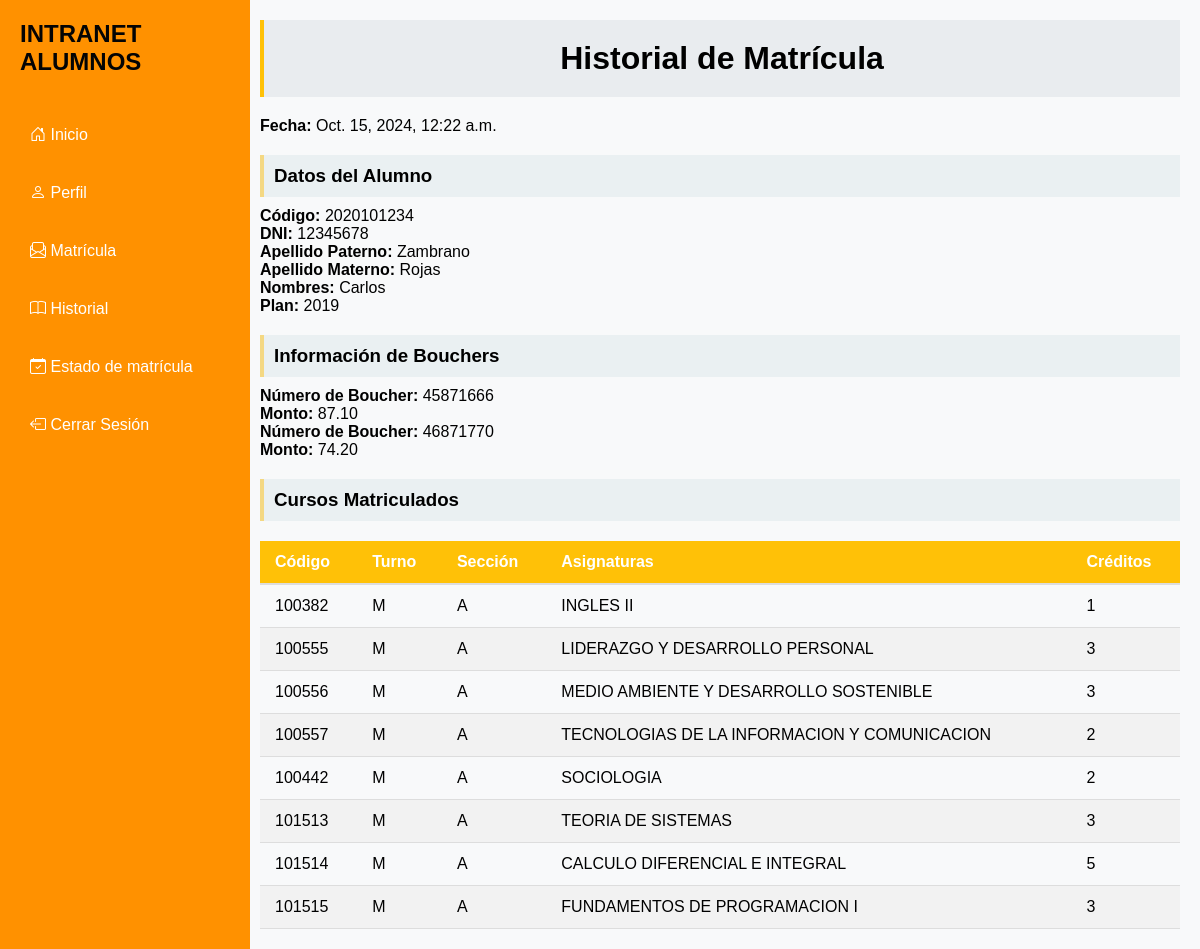
Screenshot of /historial/ (signed in) with the database file from the repository.
### App/models.py (models this page shows, shortened)
class Matricula(models.Model):
    id_matricula = models.AutoField(primary_key=True)
    alumno = models.ForeignKey(Alumno, on_delete=models.CASCADE)
    cursos = models.ManyToManyField(Curso)
    boucher = models.ManyToManyField(Boucher)
    plan = models.ForeignKey(Plan, on_delete=models.CASCADE)
    fecha_matricula = models.DateTimeField(default=timezone.now)
    estado = models.CharField(max_length=20, default='pendiente')
    mensaje_rechazo = models.TextField(blank=True, null=True)
    mensaje_aprobacion = models.TextField(blank=True, null=True)

class Alumno(models.Model):
    id_alumno = models.AutoField(primary_key=True)
    codigo = models.CharField(max_length=10, default=1)
    plan = models.ForeignKey(Plan, on_delete=models.CASCADE)
    nombres = models.CharField(max_length=100)
    apellido_paterno = models.CharField(max_length=100)
    apellido_materno = models.CharField(max_length=100)
    dni = models.CharField(max_length=8)
    correo = models.EmailField(max_length=100)
    celular = models.CharField(max_length=9)
    escuela = models.ForeignKey(Escuela, on_delete=models.CASCADE)
    anio = models.IntegerField(default=1)

class Plan (models.Model):
    id_plan = models.AutoField(primary_key=True)
    nombre_plan = models.CharField(max_length=100)
    def __str__(self):
        return self.nombre_plan

class Boucher(models.Model):
    id_boucher = models.AutoField(primary_key=True)
    alumno = models.ForeignKey(Alumno, on_delete=models.CASCADE)
    numero_boucher = models.CharField(max_length=50)
    monto = models.DecimalField(max_digits=10, decimal_places=2)

class Curso(models.Model):
    id = models.AutoField(primary_key=True)
    codigo = models.CharField(max_length=10)
    nombre_curso = models.CharField(max_length=100)
    semestre = models.IntegerField(default=1)
    creditos = models.IntegerField()
    turno = models.CharField(
        max_length=1,
        choices=[('M', 'M'), ('T', 'T'), ('N', 'N')]
    )
    seccion = models.CharField(max_length=1, choices=[('A', 'A'), ('B', 'B'), ('C', 'C')])
    prerrequisito = models.CharField(
        max_length=10,
        null=True,
        blank=True,
    )
    anio = models.IntegerField(default=1)
    cupos_disponibles = models.IntegerField(default=30)

### App/views.py (the view)
# urls.py: path('historial/', views.historial, name='historial'),
@login_required
@alumno_required
def historial(request):
    usuario = request.user
    try:
        alumno = get_object_or_404(Alumno, codigo=usuario.alumno.codigo)
        matricula = Matricula.objects.filter(alumno=alumno).latest('fecha_matricula')
    except Matricula.DoesNotExist:
        matricula = None
    context = {
        'alumno': alumno,
        'matricula': matricula,
        'cursos': matricula.cursos.all() if matricula else [],
        'bouchers': matricula.boucher.all() if matricula else []
    }
    return render(request, 'historial.html', context)

### App/templates/historial.html
{% extends 'base.html' %}
{% block content %}
  <div class="Historial_Matricula">
    <h1>Historial de Matrícula</h1>
    {% if matricula %}
      <div>
        <p><strong>Fecha:</strong>  {{ matricula.fecha_matricula }}</p>
      </div>
      <div>
        <h3>Datos del Alumno</h3>
        <p><strong>Código:</strong> {{ alumno.codigo }}</p>
        <p><strong>DNI:</strong> {{ alumno.dni }}</p>
        <p><strong>Apellido Paterno:</strong> {{ alumno.apellido_paterno }}</p>
        <p><strong>Apellido Materno:</strong> {{ alumno.apellido_materno }}</p>
        <p><strong>Nombres:</strong> {{ alumno.nombres }}</p>
        <p><strong>Plan:</strong> {{ alumno.plan }}</p>
      </div>
      {% if bouchers %}
      <div>
        <h3>Información de Bouchers</h3>
        <ul>
          {% for boucher in bouchers %}
            <li>
              <p><strong>Número de Boucher:</strong> {{ boucher.numero_boucher }}</p>
              <p><strong>Monto:</strong> {{ boucher.monto }}</p>
            </li>
          {% endfor %}
        </ul>
      </div>
      {% else %}
        <p>No hay información de boucher disponible.</p>
      {% endif %}
      <div>
        <h3>Cursos Matriculados</h3>
        {% if cursos %}
        <table class="tabla-canasta">
          <thead>
            <tr>
              <th>Código</th>
              <th>Turno</th>
              <th>Sección</th>
              <th>Asignaturas</th>
              <th>Créditos</th>
            </tr>
          </thead>
          <tbody>
            {% for curso in cursos %}
            <tr>
              <td>{{ curso.codigo }}</td>
              <td>{{ curso.turno }}</td>
              <td>{{ curso.seccion }}</td>
              <td>{{ curso.nombre_curso }}</td>
              <td>{{ curso.creditos }}</td>
            </tr>
            {% endfor %}
          </tbody>
        </table>
        {% else %}
        <p>No hay cursos matriculados.</p>
        {% endif %}
      </div>
    {% else %}
      <p>No hay matricula disponible.</p>
    {% endif %}
  </div>
{% endblock %}

### App/templates/base.html (shortened to what this page needs)
<!DOCTYPE html>
<html lang="en">
<head>
    <link rel="stylesheet" href="https://cdn.jsdelivr.net/npm/bootstrap-icons@1.11.3/font/bootstrap-icons.min.css">
    <link rel="stylesheet" href="https://cdnjs.cloudflare.com/ajax/libs/font-awesome/6.6.0/css/all.min.css">
</head>
<body>
    <main class="barra">
        <div class="container">
            <aside class="sidebar">
                <div class="sidebar-header">
                    <h2>INTRANET ALUMNOS</h2>
                </div>
                <nav>
                    <ul>
                        {% if request.user.is_authenticated %}
                            <li class="nav-link">
                                <a href="{% url 'home' %}">
                                    <i class="bi bi-house-door"></i>
                                    Inicio
                                </a>
                            </li>
                            {% if request.user.rol == 'alumno' %}
                            <li class="nav-link">
                                <a href="{% url 'perfil' username=request.user.username %}">
                                    <i class="bi bi-person"></i>
                                    Perfil
                                </a>
                            </li>
                            <li class="nav-link">
                                <a href="{% url 'matricula' %}">
                                    <i class="bi bi-envelope-paper"></i>
                                    Matrícula
                                </a>
                            </li>
                            <li class="nav-link">
                                <a href="{% url 'historial' %}">
                                    <i class="bi bi-book"></i>
                                    Historial
                                </a>
                            </li>
                            <li class="nav-link">
                                <a href="{% url 'estado_matricula' %}">
                                    <i class="bi bi-calendar-check"></i>
                                    Estado de matrícula
                                </a>
                            </li>
                            {% endif %}
                            <li class="nav-link">
                                <a href="{% url 'signout' %}">
                                    <i class="bi bi-box-arrow-left"></i>
                                    Cerrar Sesión
                                </a>
                            </li>
                        {% else %}
                            <p>Por favor, inicia sesión.</p>
                        {% endif %}
                    </ul>
                </nav>
            </aside>
        <div class="content">
            <div class="container ml-8">
                {% block content %}
                {% endblock %}
            </div>
        </div>
    </main>
</body>
</html>

### App/templates/base.html (style rules this page uses)
* { margin: 0; padding: 0; box-sizing: border-box; font-family: Arial, sans-serif; }
body { display: flex; min-height: 100vh; }
.container { display: flex; width: 100%; height: 100%; }
.sidebar { width: 250px; background-color: #ff9100; color: white; padding: 20px; display: flex; flex-direction: column; align-items: flex-start; position: fixed; height: 100%; left: 0; top: 0; }
.sidebar-header h2 { color: #040404; }
nav ul { list-style: none; padding: 20px 0; }
nav ul li { margin: 20px 0; }
nav ul li a { color: #ffffff; text-decoration: none; display: block; padding: 10px; border-radius: 4px; transition: background-color 0.3s; }
.barra { flex-grow: 1; background-color: #f8f9fa; }
.content { margin-top: 20px; }
.content { width: 100%; }
.Datos_Matricula h1, .Historial_Matricula h1 { background-color: #e9ecef; padding: 20px; border-left: 4px solid #ffc107; text-align: center; }
.Datos_Matricula h3, .Historial_Matricula h3 { background-color: #eaf0f2; padding: 10px; border-left: 4px solid #f4d883; margin-bottom: 10px; }
.Datos_Matricula, .Historial_Matricula { width: calc(100% - 240px); margin-left: 240px; margin-top: -20px; padding: 20px; display: flex; flex-direction: column; gap: 20px; }
a { text-decoration: none; color: #138496; }
.tabla-canasta { width: 100%; border-collapse: collapse; margin-top: 20px; }
.tabla-canasta th, .tabla-canasta td { padding: 12px 15px; text-align: left; }
.tabla-canasta thead { background-color: #ffc107; color: white; }
.tabla-canasta tbody tr:nth-child(even) { background-color: #f2f2f2; }
.tabla-canasta th { font-weight: bold; border-bottom: 2px solid #ddd; }
.tabla-canasta td { border-bottom: 1px solid #ddd; }

### rows the page displays
Matricula: fecha_matricula "Oct. 15, 2024, 12:22 a.m."
Alumno: codigo "2020101234", dni "12345678", apellido_paterno "Zambrano", apellido_materno "Rojas", nombres "Carlos", plan "2019"
Boucher: numero_boucher "45871666", monto "87.10"
Boucher: numero_boucher "46871770", monto "74.20"
Curso: codigo "100382", turno "M", seccion "A", nombre_curso "INGLES II", creditos "1"
Curso: codigo "100555", turno "M", seccion "A", nombre_curso "LIDERAZGO Y DESARROLLO PERSONAL", creditos "3"
Curso: codigo "100556", turno "M", seccion "A", nombre_curso "MEDIO AMBIENTE Y DESARROLLO SOSTENIBLE", creditos "3"
Curso: codigo "100557", turno "M", seccion "A", nombre_curso "TECNOLOGIAS DE LA INFORMACION Y COMUNICACION", creditos "2"
Curso: codigo "100442", turno "M", seccion "A", nombre_curso "SOCIOLOGIA", creditos "2"
Curso: codigo "101513", turno "M", seccion "A", nombre_curso "TEORIA DE SISTEMAS", creditos "3"
Curso: codigo "101514", turno "M", seccion "A", nombre_curso "CALCULO DIFERENCIAL E INTEGRAL", creditos "5"
Curso: codigo "101515", turno "M", seccion "A", nombre_curso "FUNDAMENTOS DE PROGRAMACION I", creditos "3"
